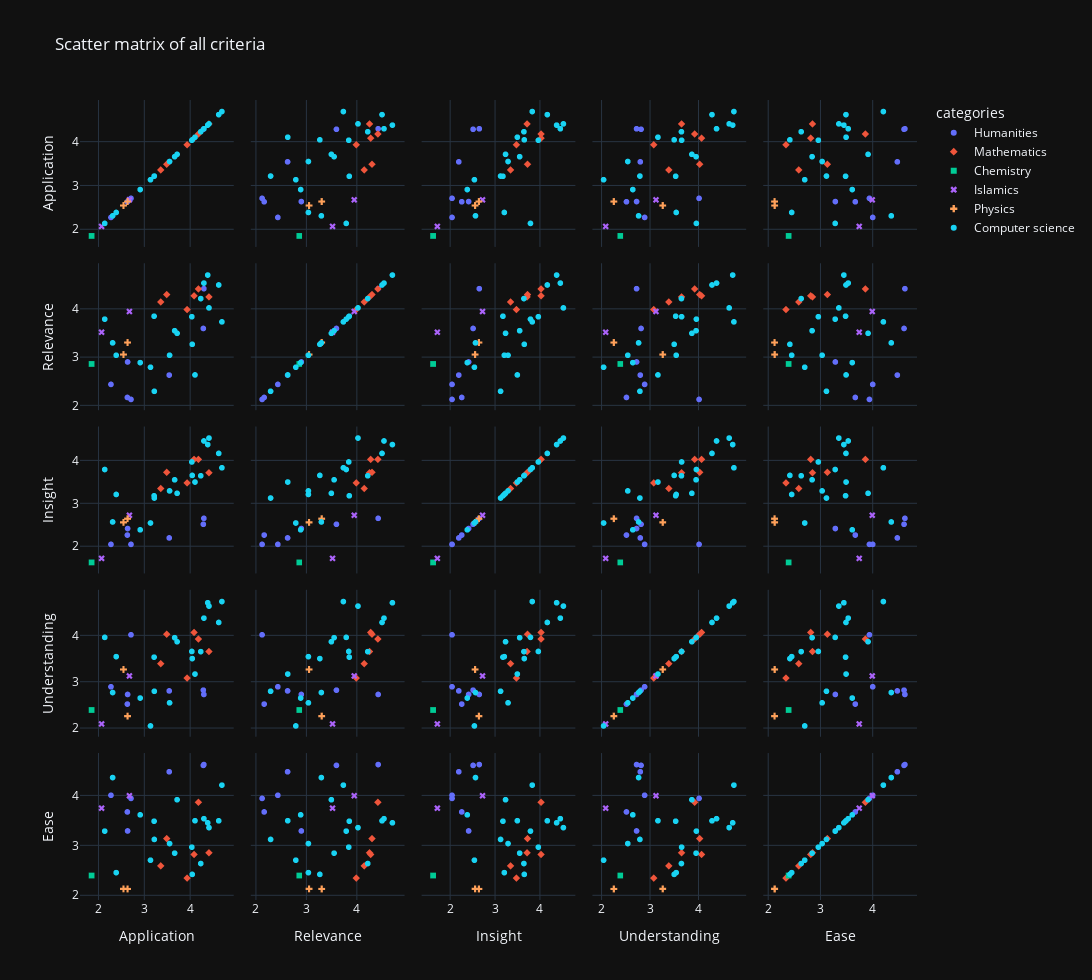

Notebook source saved alongside this figure:
### Code cell
scores_df_matrix = scores_df.T
scores_df_matrix["categories"] = categories.values
fig_matrix = px.scatter_matrix(scores_df_matrix, dimensions=criteria, symbol="categories", color="categories", hover_name=course_info_df.Description, title="Scatter matrix of all criteria")
fig_matrix.update_layout(height=980, width=1920)

name = "scatter_matrix_criteria"
fig_matrix.write_image(f"images/{name}.png")
name_to_figure.update({name: fig_matrix})
fig_matrix

### Figure 1 — Plotly figure (JSON) as saved in the notebook; plotly's stock layout.template omitted (floating-point values rounded to 4 significant figures)
{"data": [{"dimensions": [{"axis": {"matches": true}, "label": "Application", "values": [4.304, 2.637, 3.546, 2.632, 2.274, 2.711, 4.292]}, {"axis": {"matches": true}, "label": "Relevance", "values": [4.432, 2.908, 2.635, 2.17, 2.442, 2.129, 3.604]}, {"axis": {"matches": true}, "label": "Insight", "values": [2.654, 2.416, 2.196, 2.263, 2.046, 2.046, 2.515]}, {"axis": {"matches": true}, "label": "Understanding", "values": [2.733, 2.733, 2.81, 2.524, 2.899, 4.024, 2.826]}, {"axis": {"matches": true}, "label": "Ease", "values": [4.625, 3.292, 4.481, 3.674, 4.008, 3.946, 4.609]}], "hovertemplate": "<b>%{hovertext}</b><br><br>categories=Humanities<br>%{xaxis.title.text}=%{x}<br>%{yaxis.title.text}=%{y}<extra></extra>", "hovertext": ["English 100", "Arabic 100", "Tech 140 - Computer Skills", "Entrepreneurship 101", "Fajab 101 - Health and Stuff", "Nahaj 101 - University Skills", "English 110"], "legendgroup": "Humanities", "marker": {"color": "#636efa", "symbol": "circle"}, "name": "Humanities", "showlegend": true, "type": "splom"}, {"dimensions": [{"axis": {"matches": true}, "label": "Application", "values": [4.089, 4.414, 3.361, 4.184, 3.937, 3.492]}, {"axis": {"matches": true}, "label": "Relevance", "values": [4.284, 4.261, 4.156, 4.426, 3.998, 4.31]}, {"axis": {"matches": true}, "label": "Insight", "values": [4.032, 3.72, 3.351, 4.032, 3.482, 3.73]}, {"axis": {"matches": true}, "label": "Understanding", "values": [4.076, 3.663, 3.399, 3.933, 3.088, 4.037]}, {"axis": {"matches": true}, "label": "Ease", "values": [2.82, 2.854, 2.591, 3.868, 2.346, 3.139]}], "hovertemplate": "<b>%{hovertext}</b><br><br>categories=Mathematics<br>%{xaxis.title.text}=%{x}<br>%{yaxis.title.text}=%{y}<extra></extra>", "hovertext": ["Math 101 - Derivative Math", "Statistics 101", "Math 106 - Integral Math", "Math 151 - Discrete Math", "MATH 244 - Linear Algebra", "Math 281 - Combinatorial Math"], "legendgroup": "Mathematics", "marker": {"color": "#EF553B", "symbol": "diamond"}, "name": "Mathematics", "showlegend": true, "type": "splom"}, {"dimensions": [{"axis": {"matches": true}, "label": "Application", "values": [1.85]}, {"axis": {"matches": true}, "label": "Relevance", "values": [2.866]}, {"axis": {"matches": true}, "label": "Insight", "values": [1.623]}, {"axis": {"matches": true}, "label": "Understanding", "values": [2.397]}, {"axis": {"matches": true}, "label": "Ease", "values": [2.397]}], "hovertemplate": "<b>%{hovertext}</b><br><br>categories=Chemistry<br>%{xaxis.title.text}=%{x}<br>%{yaxis.title.text}=%{y}<extra></extra>", "hovertext": ["Chemistry 101 - Intro To Chemistry"], "legendgroup": "Chemistry", "marker": {"color": "#00cc96", "symbol": "square"}, "name": "Chemistry", "showlegend": true, "type": "splom"}, {"dimensions": [{"axis": {"matches": true}, "label": "Application", "values": [2.676, 2.069]}, {"axis": {"matches": true}, "label": "Relevance", "values": [3.957, 3.527]}, {"axis": {"matches": true}, "label": "Insight", "values": [2.726, 1.718]}, {"axis": {"matches": true}, "label": "Understanding", "values": [3.134, 2.095]}, {"axis": {"matches": true}, "label": "Ease", "values": [4.0, 3.75]}], "hovertemplate": "<b>%{hovertext}</b><br><br>categories=Islamics<br>%{xaxis.title.text}=%{x}<br>%{yaxis.title.text}=%{y}<extra></extra>", "hovertext": ["Salam 107 - Job Ethics", "Salam 108 - Modern Issues"], "legendgroup": "Islamics", "marker": {"color": "#ab63fa", "symbol": "x"}, "name": "Islamics", "showlegend": true, "type": "splom"}, {"dimensions": [{"axis": {"matches": true}, "label": "Application", "values": [2.637, 2.546]}, {"axis": {"matches": true}, "label": "Relevance", "values": [3.312, 3.062]}, {"axis": {"matches": true}, "label": "Insight", "values": [2.645, 2.561]}, {"axis": {"matches": true}, "label": "Understanding", "values": [2.263, 3.274]}, {"axis": {"matches": true}, "label": "Ease", "values": [2.128, 2.13]}], "hovertemplate": "<b>%{hovertext}</b><br><br>categories=Physics<br>%{xaxis.title.text}=%{x}<br>%{yaxis.title.text}=%{y}<extra></extra>", "hovertext": ["Physics 104 - Electrical Physics", "Physics 103 - Newtonian Physics"], "legendgroup": "Physics", "marker": {"color": "#FFA15A", "symbol": "cross"}, "name": "Physics", "showlegend": true, "type": "splom"}, {"dimensions": [{"axis": {"matches": true}, "label": "Application", "values": [4.698, 3.718, 4.04, 4.415, 4.05, 2.31, 4.11, 3.554, 4.387, 2.137, 3.137, 3.665, 4.304, 2.387, 3.221, 4.235, 2.912, 4.628, 3.216]}, {"axis": {"matches": true}, "label": "Relevance", "values": [3.742, 3.504, 3.849, 4.032, 3.275, 3.305, 2.639, 3.048, 4.715, 3.798, 2.798, 3.558, 4.548, 3.048, 2.298, 4.225, 2.894, 4.509, 3.859]}, {"axis": {"matches": true}, "label": "Insight", "values": [3.835, 3.239, 3.971, 4.53, 3.657, 2.57, 3.503, 3.295, 4.379, 3.795, 2.545, 3.554, 4.462, 3.212, 3.129, 3.649, 2.386, 4.171, 3.181]}, {"axis": {"matches": true}, "label": "Understanding", "values": [4.744, 3.875, 3.664, 4.646, 3.509, 2.775, 3.175, 2.552, 4.718, 3.968, 2.052, 3.962, 4.385, 3.552, 2.802, 3.66, 2.655, 4.291, 3.541]}, {"axis": {"matches": true}, "label": "Ease", "values": [4.213, 3.919, 2.966, 3.359, 2.42, 4.364, 3.498, 3.039, 3.455, 3.289, 2.705, 2.846, 3.539, 2.455, 3.122, 2.638, 3.616, 3.496, 3.488]}], "hovertemplate": "<b>%{hovertext}</b><br><br>categories=Computer science<br>%{xaxis.title.text}=%{x}<br>%{yaxis.title.text}=%{y}<extra></extra>", "hovertext": ["CSC 111 – Computer Programming-I (3-2-1)", "CSC 113 – Computer Programming-II (3-2-1)", "CSC 220 – Computer Organization (2-2-1)", "CSC 212 – Data Structures (3-0-1)", "CSC 215 – Procedural Programming With C (2-2-1)", "CSC 304 – Ethical Issues in Computing & Research Methods (3-0-1)", "CSC 380 – Introduction to Database Concepts (3-0-1)", "CSC 227 – Operating Systems (3-0-1)", "CSC 311 – Design and Analysis of Algorithms (3-0-1)", "CSC 339 – Theory of Computation (3-0-1)", "CSC 343 - Intro To Software Engineering", "CSC 361 – Artificial Intelligence (3-0-1)", "CSC 329 – Computer Networks (3-0-1)", "CSC 340 – Programming Languages and Compilation (3-0-1)", "CSC 453 - Parallel Processing (3-0-1)", "CSC 496 – Graduation Project-I (2-0-0)", "CSC 443 – IT/Software project management (3-0-1)", "CSC 462 – Machine Learning (3-0-1)", "CSC 489 - Selected Topics in Computer Science"], "legendgroup": "Computer science", "marker": {"color": "#19d3f3", "symbol": "circle"}, "name": "Computer science", "showlegend": true, "type": "splom"}], "layout": {"dragmode": "select", "height": 980, "legend": {"title": {"text": "categories"}, "tracegroupgap": 0}, "title": {"text": "Scatter matrix of all criteria"}, "width": 1920}}
